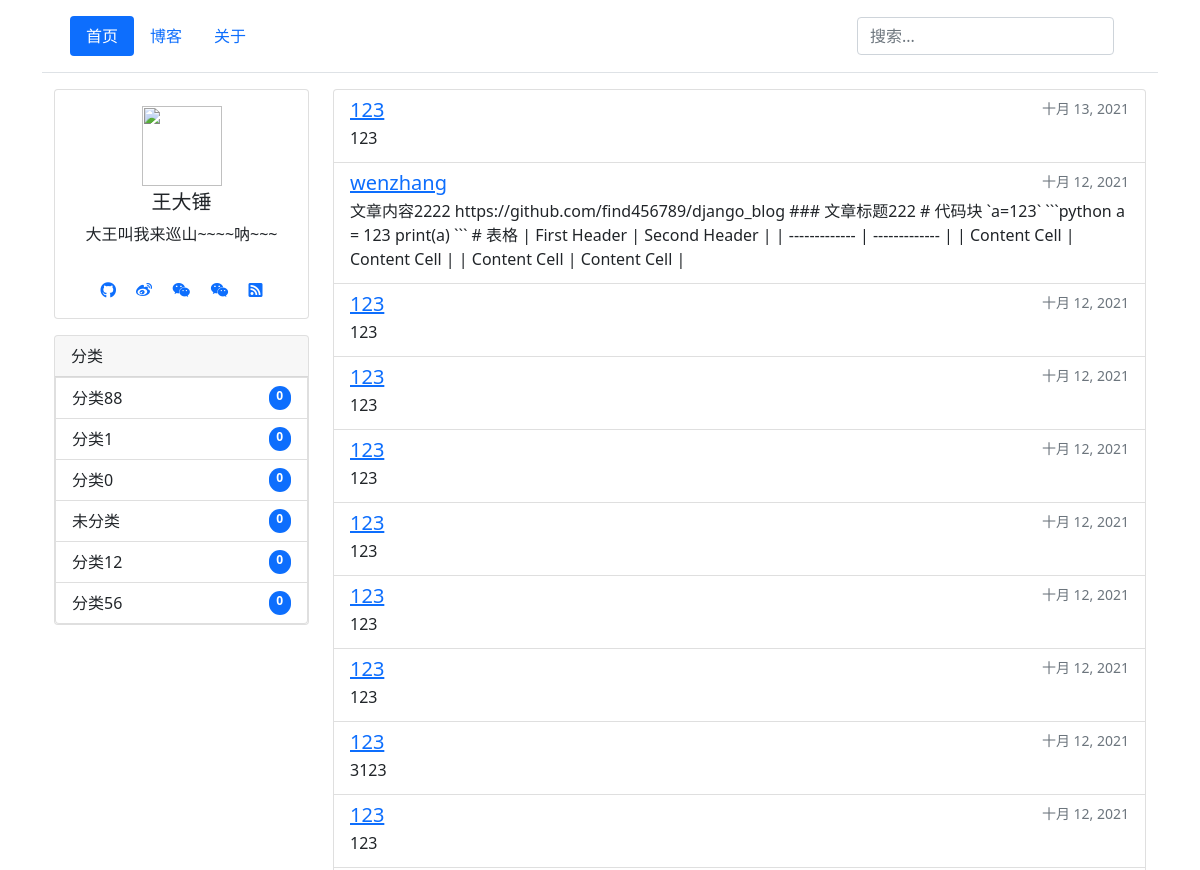
The app's page / (upper part), older data.
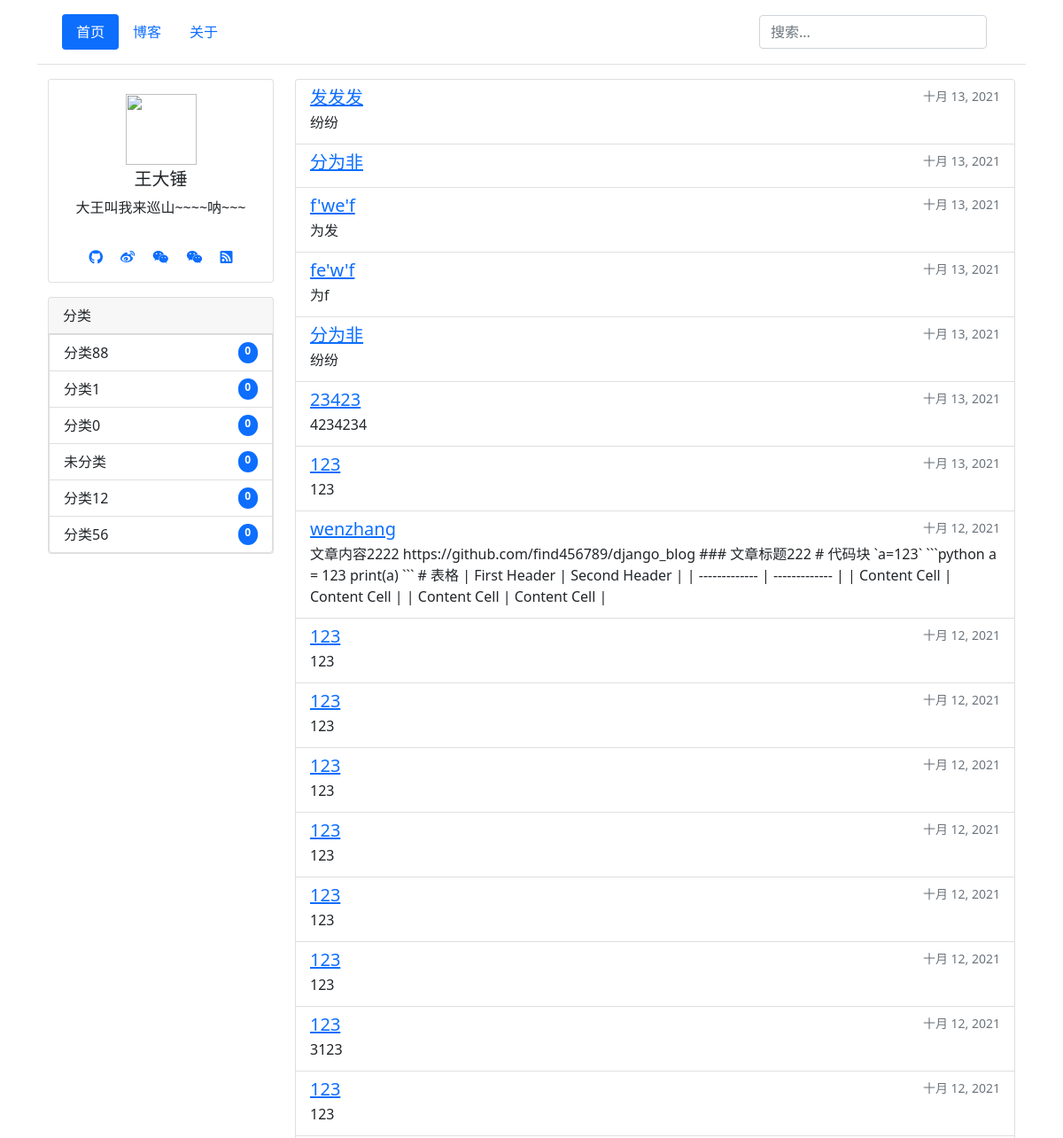
The same page, newer data.
### blog/models.py (models this page shows, shortened)
class Category(models.Model):
    name = models.CharField('分类名', max_length=64)
    sort = models.SmallIntegerField('权重', default=0, help_text="数字越大，排名越靠前")
    article_count = models.IntegerField('文章数', default=0, help_text="该分类下，有多少篇文章")
    created = models.DateTimeField(verbose_name='添加时间', auto_now_add=True)
    modified = models.DateTimeField(verbose_name='修改时间', default=timezone.now)
    def get_absolute_url(self):
        return reverse('category-detail', kwargs={'pk': self.pk})
    class Meta:  # 按sort排序
        ordering = ['-sort']
        verbose_name = "分类"
        verbose_name_plural = verbose_name

class Article(models.Model):
    title = models.CharField('文章标题', max_length=128)
    sort = models.SmallIntegerField('权重', default=0, help_text="数字越大，排名越靠前；首先根据该值排序，若文章的该值一样，那最新的文章排前面")
    category = models.ForeignKey(Category, verbose_name='文章分类', on_delete=models.SET_DEFAULT, default=category_haveNo,
                                 related_name="articles")
    is_public = models.BooleanField('是否公开', default=True, help_text="文章是否公开展示，不勾选就对外隐藏")
    is_original = models.BooleanField('是否原创', default=True, help_text="文章是否原创，不勾选就是转载")
    content_markdown = models.TextField('文章内容markdown', null=True, blank=True)
    content_html = models.TextField('文章内容html', null=True, blank=True, help_text="返回给客户端(根据markdown自动生成的，不要手动修改)")
    keywords = models.CharField('seo的keywords', max_length=640, blank=True, null=True)
    description = models.CharField('seo的description', max_length=640, blank=True, null=True)
    click = models.PositiveIntegerField('点击量', default=0)
    created = models.DateTimeField(verbose_name='添加时间', auto_now_add=True)
    modified = models.DateTimeField(verbose_name='修改时间', default=timezone.now)
    def get_absolute_url(self):
        return reverse('article-detail', kwargs={'pk': self.pk})
    class Meta:
        ordering = ['-sort', '-created']  # 按照sort、created排序，sort权重更高
        verbose_name = "文章"
        verbose_name_plural = verbose_name

### blog/views.py (the view)
# urls.py: path('', IndexPageView.as_view(), name='home'),
class IndexPageView(ListView):
    queryset = Article.get_public_article()
    template_name = "blog/index.html"
    def get_context_data(self, **kwargs):
        context = super().get_context_data(**kwargs)
        context['SITE_CONFIG'] = settings.SITE_CONFIG  # 网站配置信息
        context['category'] = Category.objects.all()  # 网站分类
        return context

### templates/blog/index.html (shortened to what this page needs)
{% extends "base.html" %}
{% block content %}
<div class="container">
  <div class="row">
    <div class="col-3 d-none d-md-block">
     <div class="row">
         <div class="col">
             {% include 'user_info.html' %}
         </div>
     </div>
          <div class="row mt-3">
         <div class="col">
             {% include 'category.html' %}
         </div>
     </div>
    </div>
    <div class="col">
  <ul class="list-group  ">
      {% for article in object_list %}
   <li   class="list-group-item  ">
    <div class="d-flex w-100 justify-content-between">
      <h5 class="mb-1"><a target="_blank" href="{{ article.get_absolute_url }}"> {{ article.title }}</a></h5>
      <small class="text-muted">{{ article.created|date }}</small>
    </div>
    <p class="mb-1">{{ article.content_markdown|slice:":300" }}</p>
  </li>
   {% empty %}
        <li>内容为空。</li>
    {% endfor %}
</ul>
    </div>
  </div>
</div>
{% endblock %}

### templates/base.html (shortened to what this page needs)
<!DOCTYPE html>
<html lang="zh-hans">
<head>
    <link href="https://cdn.staticfile.org/twitter-bootstrap/5.1.3/css/bootstrap.min.css" rel="stylesheet" >
    <link href="https://cdn.staticfile.org/font-awesome/5.15.4/css/all.min.css" rel="stylesheet" >
    <link href="https://cdn.staticfile.org/prism/1.25.0/themes/prism.min.css" rel="stylesheet" >
    <link href="https://cdn.staticfile.org/prism/1.25.0/plugins/line-numbers/prism-line-numbers.min.css" rel="stylesheet" >
    <link href="https://cdn.staticfile.org/prism/1.25.0/plugins/toolbar/prism-toolbar.min.css" rel="stylesheet" >
</head>
<body
    data-prismjs-copy="复制"
	data-prismjs-copy-error="请按 Ctrl+C 进行复制"
	data-prismjs-copy-success="复制成功!"
>
<main class="container line-numbers">
{% include "header.html" %}
{% block content %}{% endblock %}
</main>
</body>
</html>

### templates/header.html (shortened to what this page needs)
<header class="p-3 mb-3 border-bottom">
    <div class="container">
      <div class="d-flex flex-wrap align-items-center justify-content-center justify-content-lg-start">
      <ul class="nav nav-pills col-12 col-lg-auto me-lg-auto mb-2 justify-content-center mb-md-0">
        <li class="nav-item"><a href="{% url 'home' %}" class="nav-link {% if request.resolver_match.url_name == 'home' %}active{% endif %}">首页</a></li>
        <li class="nav-item"><a href="{% url 'article-list' %}" class="nav-link {% if request.resolver_match.url_name == 'article-list' %}active{% endif %}">博客</a></li>
        <li class="nav-item"><a href="{% url 'about' %}" class="nav-link {% if request.resolver_match.url_name == 'about' %}active{% endif %}">关于</a></li>
      </ul>
        <form action="/blog" class="col-12 col-lg-auto mb-3 mb-lg-0 me-lg-3">
          <input name="q" type="search" class="form-control" placeholder="搜索..." aria-label="Search">
        </form>
        </div>
      </div>
  </header>

### templates/user_info.html
<div class="card text-center"  >
  <div class="card-body">
      <img style="width: 80px;height: 80px" src="{{ SITE_CONFIG.我的信息.头像 }}" alt="">
    <h5 class="card-title mt-1">{{ SITE_CONFIG.我的信息.名字 }}</h5>
    <p class="card-text">{{ SITE_CONFIG.我的信息.座右铭 }}</p>
  </div>
  <div class="card-body">
      {% if SITE_CONFIG.我的信息.社交信息.github.显示 %}
           <a target="_blank" href="{{ SITE_CONFIG.我的信息.社交信息.github.内容 }}" class="card-link"><i class="fab fa-github"></i></a>
      {% endif %}
      {% if SITE_CONFIG.我的信息.社交信息.微博.显示 %}
           <a target="_blank" href="{{ SITE_CONFIG.我的信息.社交信息.微博.内容 }}" class="card-link"><i class="fab fa-weibo"></i></a>
      {% endif %}
      {% if SITE_CONFIG.我的信息.社交信息.微信.显示 %}
       <a class="card-link" href="#"  data-bs-toggle="tooltip" data-bs-html="true" title="<img src='{{ SITE_CONFIG.我的信息.社交信息.微信.内容 }}' alt='微信'>">
        <i class="fab fa-weixin"></i></a>
      {% endif %}
      {% if SITE_CONFIG.我的信息.社交信息.微信公众号.显示 %}
       <a class="card-link" href="#"  data-bs-toggle="tooltip" data-bs-html="true" title="<img src='{{ SITE_CONFIG.我的信息.社交信息.微信公众号.内容 }}' alt='微信公众号'>">
        <i class="fab fa-weixin"></i></a>
      {% endif %}
      {% if SITE_CONFIG.我的信息.社交信息.rss.显示 %}
           <a target="_blank" href="{% url 'rss' %}" class="card-link"><i class="fas fa-rss-square"></i></a>
      {% endif %}
  </div>
</div>

### templates/category.html
<div class="card"  >
  <div class="card-header">
    分类
  </div>
    {% for item in category %}
<a href="{{ item.get_absolute_url }}" class="list-group-item list-group-item-action {% if request.path == item.get_absolute_url %}active{% endif %}" >
    <div class="d-flex w-100 justify-content-between">
   {{ item.name }}
    <span class="badge bg-primary rounded-pill">{{ item.article_count }}</span>
    </div>
  </a>
{% empty %}
    啥都没有
{% endfor %}
</div>

Row changes from the older to the newer data that the page shows:
added Article: title "发发发", created "十月 13, 2021", content_markdown "纷纷"
added Article: title "分为非", created "十月 13, 2021"
added Article: title "f'we'f", created "十月 13, 2021", content_markdown "为发"
added Article: title "fe'w'f", created "十月 13, 2021", content_markdown "为f"
added Article: title "分为非", created "十月 13, 2021", content_markdown "纷纷"
added Article: title "23423", created "十月 13, 2021", content_markdown "4234234"
